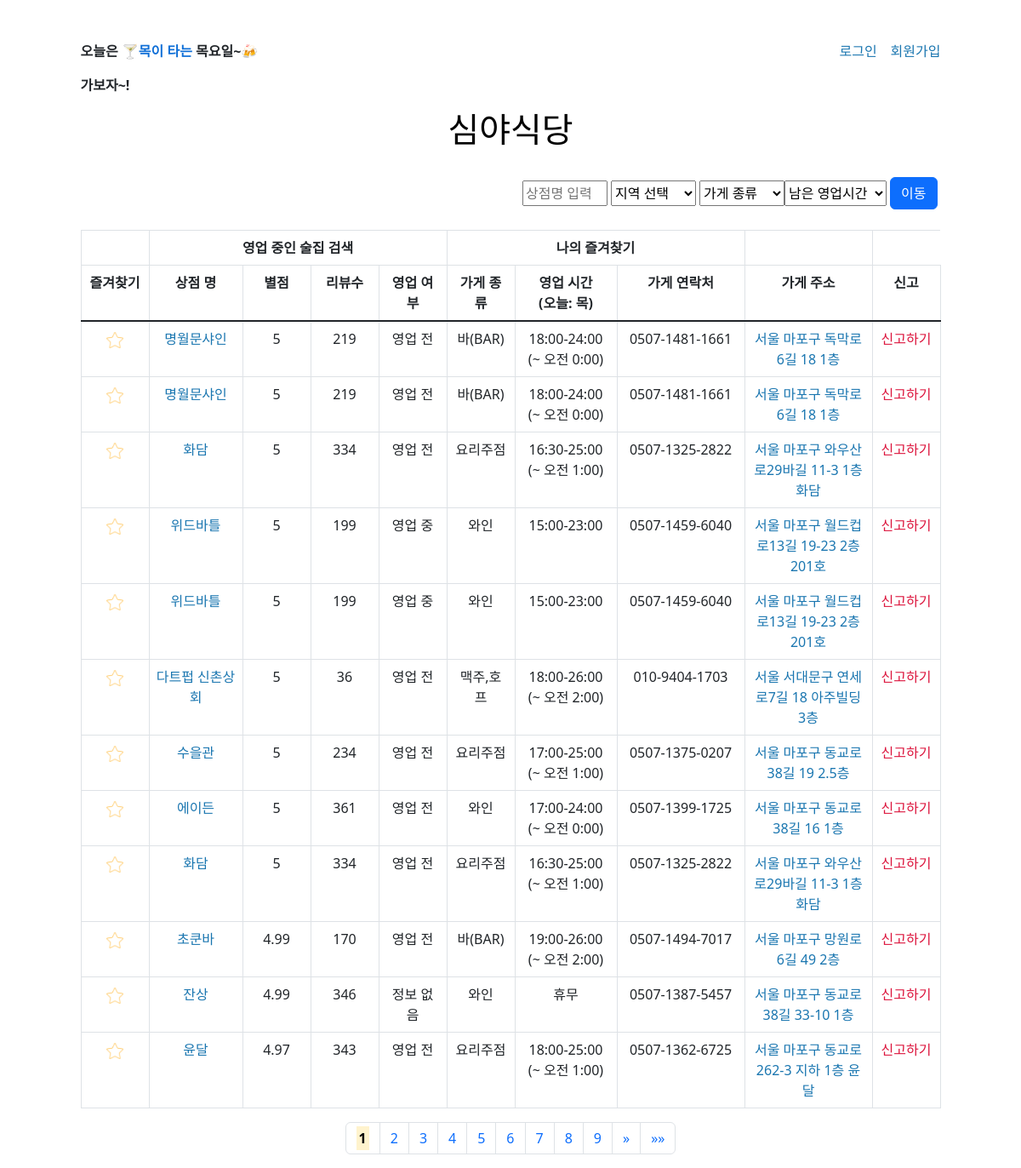
The page / on the database its author committed.
### app.py (models this page shows, shortened)
class Restaurants(db.Model):
    id                   = db.Column(db.Integer, primary_key = True)
    create_time          = db.Column(db.String(64))
    area                 = db.Column(db.String(64))
    name                 = db.Column(db.String(64))
    type                 = db.Column(db.String(64))
    star_rating          = db.Column(db.String(64))
    review_sum           = db.Column(db.String(64))
    address              = db.Column(db.String(64))
    mon_opening_hours    = db.Column(db.String(64))
    mon_last_order_time  = db.Column(db.String(64))
    tue_opening_hours    = db.Column(db.String(64))
    tue_last_order_time  = db.Column(db.String(64))
    wed_opening_hours    = db.Column(db.String(64))
    wed_last_order_time  = db.Column(db.String(64))
    thu_opening_hours    = db.Column(db.String(64))
    thu_last_order_time  = db.Column(db.String(64))
    fri_opening_hours    = db.Column(db.String(64))
    fri_last_order_time  = db.Column(db.String(64))
    sat_opening_hours    = db.Column(db.String(64))
    sat_last_order_time  = db.Column(db.String(64))
    sun_opening_hours    = db.Column(db.String(64))
    sun_last_order_time  = db.Column(db.String(64))
    contact              = db.Column(db.String(64))
    restaurants_R = db.relationship('UserLike')

### app.py (the view, shortened to what this page needs)
@app.route('/')
def home():
    today_yoil_kor = yoil()[0]
    today_yoil_eng = yoil()[1]
    timenow = time()
    types = ['맥주,호프', '술집', '포장마차', '이자카야', '요리주점', '오뎅,꼬치', '전통,민속주점', '와인', '바(BAR)']
    null = '정보 없음'
    search      = request.args.get('search',      default='', type=str)
    area        = request.args.get('area',        default='', type=str)
    type        = request.args.get('type',        default='', type=str)
    timefromnow = request.args.get('timefromnow', default= 0, type=int)
    page        = request.args.get('page',        default= 1, type=int)
    areas = [] #? index.html option으로 사용
    for gu in areas_dict_test.keys():
        for dong in areas_dict_test[gu]:
            areas.append(dong)
    if area: # shopdata = load_csv(f"./csv/{k_to_e[area]}_processed.csv")
        restaurants = Restaurants.query.filter(Restaurants.area == k_to_e[area]).all()
    else:
        restaurants = Restaurants.query.all()
    shopdata = []
    for restaurant in restaurants:
        shopdata.append({'uuid'              : restaurant.id,
                        'create_time'        : restaurant.create_time,
                        'area'               : restaurant.area,
                        'name'               : restaurant.name,
                        'type'               : restaurant.type,
                        'star_rating'        : restaurant.star_rating,
                        'review_sum'         : restaurant.review_sum,
                        'address'            : restaurant.address,
                        'mon_opening_hours'  : restaurant.mon_opening_hours,
                        'mon_last_order_time': restaurant.mon_last_order_time,
                        'tue_opening_hours'  : restaurant.tue_opening_hours,
                        'tue_last_order_time': restaurant.tue_last_order_time,
                        'wed_opening_hours'  : restaurant.wed_opening_hours,
                        'wed_last_order_time': restaurant.wed_last_order_time,
                        'thu_opening_hours'  : restaurant.thu_opening_hours,
                        'thu_last_order_time': restaurant.thu_last_order_time,
                        'fri_opening_hours'  : restaurant.fri_opening_hours,
                        'fri_last_order_time': restaurant.fri_last_order_time,
                        'sat_opening_hours'  : restaurant.sat_opening_hours,
                        'sat_last_order_time': restaurant.sat_last_order_time,
                        'sun_opening_hours'  : restaurant.sun_opening_hours,
                        'sun_last_order_time': restaurant.sun_last_order_time,
                        'contact'            : restaurant.contact})
    if search:
        shopdata = [shop for shop in shopdata if search in shop['name']]
    if type:
        shopdata = [shop for shop in shopdata if type == shop['type']]
    for shop in shopdata:
        shop_time = shop[f"{today_yoil_eng}_opening_hours"]
        if shop_time in [null, '휴무', '정보없음', '정보 없음']:
            shop['status'] = null
        else:
            shop_open_time  = int(shop_time[:2]) * 100 + int(shop_time[3:5])
            shop_close_time = int(shop_time[-5:-3]) * 100 + int(shop_time[-2:])
            timenow_int = timenow[0] * 100 + timenow[1]
            if timenow_int < shop_open_time:
                shop['status'] = '영업 전'
            elif timenow_int <= shop_close_time:
                shop['status'] = '영업 중'
            else:
                shop['status'] = '영업 종료'
            if shop_close_time >= 2400:
                shop[f"{today_yoil_eng}_opening_hours"] = shop_time + f'\n(~ 오전 {str(int(shop_time[-5:-3])-24)}:{shop_time[-2:]})'
    pagemaker = Pagination(shopdata, page)
    shopdata = sorted(shopdata, key= itemgetter('star_rating'), reverse=True)
    print(current_user)
    return render_template("index.html", today_yoil_eng = today_yoil_eng, today_yoil_kor = today_yoil_kor, timenow = timenow, null = null,
                           areas = areas, types = types, search = search, area=area, type = type, timefromnow = timefromnow,
                           shopdata = shopdata[pagemaker.start_index : pagemaker.end_index + 1],
                           page = page, total_page = pagemaker.total_page,
                           pagination_start = pagemaker.pagination_start,
                           pagination_end = pagemaker.pagination_end,
                           move_page_front = pagemaker.move_page_front,
                           move_page_back = pagemaker.move_page_back,
                           current_user = current_user)

### app.py (called while the page is built)
def yoil():
    today = datetime.today().weekday()
    yoil_arr_k = ['월','화','수','목','금','토','일']
    yoil_arr_e = ['mon','tue','wed','thu','fri','sat','sun']
    return yoil_arr_k[today], yoil_arr_e[today]

def time():
    now = datetime.now()
    return now.hour, now.minute

### templates/index.html (shortened to what this page needs)
<!DOCTYPE html>
<html lang="en">
<head>
    <link href="https://cdn.jsdelivr.net/npm/bootstrap@5.3.0/dist/css/bootstrap.min.css" rel="stylesheet"
>
</head>
<body class="d-flex justify-content-center">
    <div>
        <div class="d-flex justify-content-between mt-5">
            {% include 'today_description_div.html' %}
            {% if current_user.is_authenticated %}
                {% include 'logout_div.html' %}
            {% else %}
                {% include 'login_register_div.html' %}
            {% endif %}
        </div>
        <h1 class="center"><a href="/" style="color: black;">심야식당</a></h1>
        <br>
        <form method="get">
            <div class="d-flex justify-content-end">
                {% if search %}
                    <input type="text" name="search" value="{{ search }}" style="width: 100px; height: 30px; margin-top: 4px">
                {% else %}
                    <input type="text" name="search" placeholder="상점명 입력" style="width: 100px; height: 30px; margin-top: 4px">
                {% endif %}
                <select name="area" class="mx-1" style="width: 100px; height: 30px; margin-top: 4px">
                    <div>
                        {% if area %}
                            <option value="{{ area }}" selected hidden>{{ area }}</option>
                        {% else %}
                            <option value="" selected disabled hidden>지역 선택</option>
                        {% endif %}
                    </div>
                </select>
                <select name="type" style="width: 100px; height: 30px; margin-top: 4px">
                    <div>
                        {% if type %}
                            <option value="{{ type }}" selected hidden>{{ type }}</option>
                        {% else %}
                            <option value="{{ type }}" selected disabled hidden>가게 종류</option>
                        {% endif %}
                    </div>
                </select>
                <select name="timefromnow" style="width: 120px; height: 30px; margin-top: 4px">
                    <div>
                        {% if timefromnow %}
                            <option value="{{ timefromnow }}" selected hidden>{{ timefromnow }}시간 이상</option>
                        {% else %}
                            <option value="" selected disabled hidden>남은 영업시간</option>
                        {% endif %}
                    </div>
                </select>
                <input type="submit" value="이동" class="btn btn-primary mx-1" >
            </div>
        </form>
        <br>
        <div>
            <table class="table table-bordered">
                <thead>
                    <tr>
                        <th scope="col" id="" colspan="1"></th>
                        <th scope="col" id="open_shop_li" colspan="4">영업 중인 술집 검색</th>
                        <th scope="col" id="favorite_shop" colspan="3">나의 즐겨찾기</th>
                        <th scope="col" id="" colspan="1"></th>
                    </tr>
                </thead>
                <tr>
                    <th scope="col" width="80">즐겨찾기</th>
                    <th scope="col" width="110">상점 명</th>
                    <th scope="col" width="80">별점</th>
                    <th scope="col" width="80">리뷰수</th>
                    <th scope="col" width="80">영업 여부</th>
                    <th scope="col" width="80">가게 종류</th>
                    <th scope="col" width="120">영업 시간<br>(오늘: {{ today_yoil_kor }})</th>
                    <th scope="col" width="150">가게 연락처</th>
                    <th scope="col" width="150">가게 주소</th>
                    <th scope="col" width="80">신고</th>
                </tr>
                <tbody class="table-group-divider">
                    {% for i in range(shopdata | length) %}
                    {% set shop = shopdata[i] %}
                        <tr>
                            <td><img class="star" id="star_{{ i }}" src="./static/IMG/star/empty_yellow_star.png" alt="star_{{ i }}" width="20" style="cursor: pointer;"></td>
                            <td><a href="https://map.naver.com/v5/search/{{ shop['name'] }}/place" target="_blank">{{ shop['name'] }}</a></td>
                            <td>{{ shop['star_rating'] }}</td>
                            <td>{{ shop['review_sum'] }}</td>
                            <td>{{ shop['status'] }}</td>
                            <td>{{ shop['type'] }}</td>
                            <td>{{ shop[today_yoil_eng + "_opening_hours"] }}</td>
                            <td>{{ shop['contact'] }}</td>
                            <td><a href="https://map.naver.com/v5/directions/-/14129228.684381623,4517601.068035996,{{ area }} {{ shop['name'] }},1151030658,PLACE_POI/-/transit?c=15,0,0,0,dh&isCorrectAnswer=true" target="_blank" >{{ shop['address'] }}</a></td>
                            <td><a style="color: crimson" href="/singo?area={{ area }}&name={{ shop['name'] }}" target="_blank">신고하기</a></td>
                        </tr>
                    {% endfor %}
                </tbody>
            </table>
        </div>
        <nav aria-label="Page navigation example">
            <ul class="pagination" style="justify-content : center;">
                {% for p in range(pagination_start, pagination_end+1) %}
                    <li class="page-item"><a class="page-link" href='/?search={{ search }}&area={{ area }}&type={{ type }}&timefromnow={{ timefromnow }}&page={{ p }}'>
                        {% if page == p %}
                            <strong><mark>
                                {% endif %}
                                {{ p }}
                                {% if page == p %}
                            </strong></mark>
                        {% endif %}
                    </a></li>
                {% endfor %}
                {% if move_page_back %}
                    <li class="page-item"><a class="page-link" href='/?search={{ search }}&area={{ area }}&type={{ type }}&timefromnow={{ timefromnow }}&page={{ page+5 }}'><span aria-hidden="true">&raquo;</span></a></li>
                    <li class="page-item"><a class="page-link" href='/?search={{ search }}&area={{ area }}&type={{ type }}&timefromnow={{ timefromnow }}&page={{ total_page }}'><span aria-hidden="true">&raquo;&raquo;</span></a></li>
                {% endif %}
            </ul>
        </nav>
    </div>
</body>
</html>

### templates/today_description_div.html
<div>
    <div class="align-self-center"><p><strong>
        오늘은
        {% if today_yoil_kor in ['월'] %}
            <span class="ingredient" style="color: rgb(24, 137, 217);">
                월래 마시는
            </span>
        {% elif today_yoil_kor in ['화'] %}
            <span class="ingredient" style="color: crimson;">
                술로 화를 푸는
            </span>
        {% elif today_yoil_kor in ['수'] %}
            <span class="ingredient" style="color: rgb(20, 220, 73);">
                🍸수울이 땡기는
            </span>
        {% elif today_yoil_kor in ['목'] %}
            <span class="ingredient" style="color: rgb(15, 111, 215);">
                🍸목이 타는
            </span>
        {% elif today_yoil_kor in ['금','토','일'] %}
            <span class="ingredient" style="color: crimson;">
                🔥불타는
            </span>
        {% endif %}
        {{ today_yoil_kor }}요일~🍻
    </strong></p></div>
    <div class="d-flex justify-content-start">
        <p><strong>가보자~!</strong></p>
    </div>
</div>

### templates/login_register_div.html
<div class="d-flex justify-content-between">
    <a href="/login" class="mx-3">로그인</a>
    <a href="/register">회원가입</a>
</div>

### templates/index.html (style rules this page uses)
body { text-align: center; }
a { color: rgb(26, 118, 176); text-decoration: none; }

### rows shown on the page
Restaurants: name "명월문샤인", review_sum "219", type "바(BAR)", contact "0507-1481-1661", address "서울 마포구 독막로6길 18 1층"
Restaurants: name "명월문샤인", review_sum "219", type "바(BAR)", contact "0507-1481-1661", address "서울 마포구 독막로6길 18 1층"
Restaurants: name "화담", review_sum "334", type "요리주점", contact "0507-1325-2822", address "서울 마포구 와우산로29바길 11-3 1층 화담"
Restaurants: name "위드바틀", review_sum "199", type "와인", thu_opening_hours "15:00-23:00", contact "0507-1459-6040", address "서울 마포구 월드컵로13길 19-23 2층 201호"
Restaurants: name "위드바틀", review_sum "199", type "와인", thu_opening_hours "15:00-23:00", contact "0507-1459-6040", address "서울 마포구 월드컵로13길 19-23 2층 201호"
Restaurants: name "다트펍 신촌상회", review_sum "36", type "맥주,호프", contact "010-9404-1703", address "서울 서대문구 연세로7길 18 아주빌딩 3층"
Restaurants: name "수을관", review_sum "234", type "요리주점", contact "0507-1375-0207", address "서울 마포구 동교로38길 19 2.5층"
Restaurants: name "에이든", review_sum "361", type "와인", contact "0507-1399-1725", address "서울 마포구 동교로38길 16 1층"
Restaurants: name "화담", review_sum "334", type "요리주점", contact "0507-1325-2822", address "서울 마포구 와우산로29바길 11-3 1층 화담"
Restaurants: name "초쿤바", star_rating "4.99", review_sum "170", type "바(BAR)", contact "0507-1494-7017", address "서울 마포구 망원로6길 49 2층"
Restaurants: name "잔상", star_rating "4.99", review_sum "346", type "와인", thu_opening_hours "휴무", contact "0507-1387-5457", address "서울 마포구 동교로38길 33-10 1층"
Restaurants: name "윤달", star_rating "4.97", review_sum "343", type "요리주점", contact "0507-1362-6725", address "서울 마포구 동교로 262-3 지하 1층 윤달"

### other values the page prints
{{ today_yoil_kor }} "목"
{{ shop['star_rating'] }} "5" "5" "5" "5" "5" "5" "5" "5" "5"
{{ shop['status'] }} "영업 전" "영업 전" "영업 전" "영업 중" "영업 중" "영업 전" "영업 전" "영업 전" "영업 전" "영업 전" "정보 없음" "영업 전"
{{ shop[today_yoil_eng + "_opening_hours"] }} "18:00-24:00 (~ 오전 0:00)" "18:00-24:00 (~ 오전 0:00)" "16:30-25:00 (~ 오전 1:00)" "18:00-26:00 (~ 오전 2:00)" "17:00-25:00 (~ 오전 1:00)" "17:00-24:00 (~ 오전 0:00)" "16:30-25:00 (~ 오전 1:00)" "19:00-26:00 (~ 오전 2:00)" "18:00-25:00 (~ 오전 1:00)"
{{ p }} "1" "2" "3" "4" "5" "6" "7" "8" "9"
